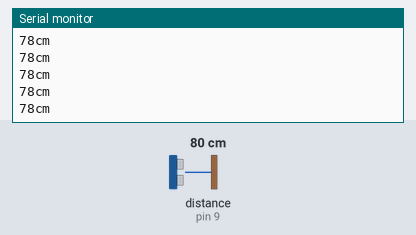
Bench run of a sketch on a simulated Arduino Uno, built with avr-gcc and run on an emulated ATmega328P. On the bench: the last lines printed to the serial monitor. Wiring (inferred from the names in the program): ultrasonic range finder: trigger pin 8; echo pin 9. The inputs (shaded band) are chosen by the test bench; at power-on: distance to the obstacle (sensor on pin 9) 80 cm. The echo pulse lasts 58.3 µs per cm.

Above: at 1.2 s.
1.3 s: distance to the obstacle (sensor on pin 9) set to 2 cm
At 2.3 s:
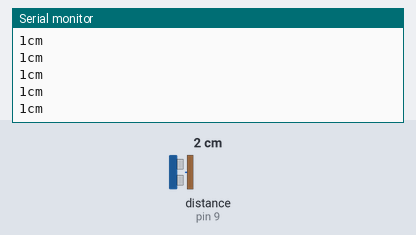
2.8 s: distance to the obstacle (sensor on pin 9) set to 4 cm
At 3.7 s:
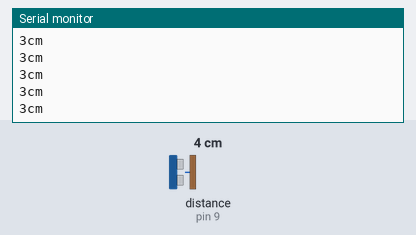
Timing chart, 0 to 5.8 s (numbered marks = the images above; inputs shaded):
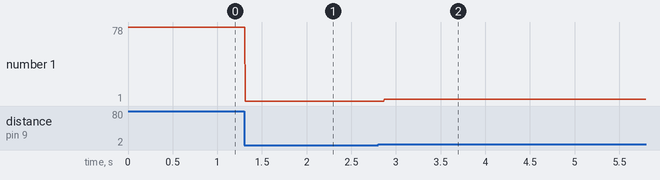

Measured:
- after the input at 1.3 s, the serial monitor: prints a new line at once (image 1)
- after the input at 2.8 s, the serial monitor: prints a new line after 0.07 s (image 2)
- plotted number 1: 78 → 1 after the input at 1.3 s, 1 → 3 after the input at 2.8 s

The sketch:

ultra_sonic_sensor.ino
```cpp
int echo =9;
int trig=8;


void setup() {
  // put your setup code here, to run once:
pinMode(trig,OUTPUT);
pinMode(echo,INPUT);
Serial.begin(9600);
}

long duration;
int distance;
void loop() {
  // put your main code here, to run repeatedly:
  digitalWrite(trig,LOW);
  delayMicroseconds(2);

  digitalWrite(trig,HIGH);
  delayMicroseconds(10);
  digitalWrite(trig,LOW);
  duration=pulseIn(echo,HIGH);
  distance=duration*0.034/2;

  Serial.print(distance);
  Serial.print("cm\n");


}
```
